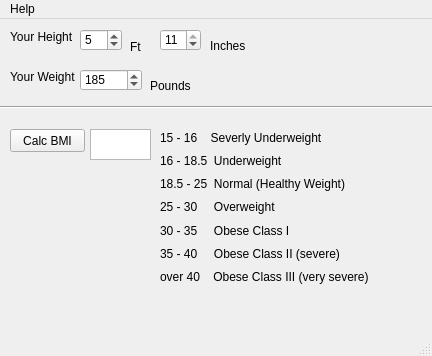
<?xml version="1.0" encoding="UTF-8"?>
<ui version="4.0">
 <author>Don Waldron</author>
 <class>MainWindow</class>
 <widget class="QMainWindow" name="MainWindow">
  <property name="enabled">
   <bool>true</bool>
  </property>
  <property name="geometry">
   <rect>
    <x>0</x>
    <y>0</y>
    <width>432</width>
    <height>356</height>
   </rect>
  </property>
  <property name="mouseTracking">
   <bool>false</bool>
  </property>
  <property name="windowTitle">
   <string>BMI Calculator</string>
  </property>
  <property name="toolTip">
   <string>&lt;html&gt;&lt;head/&gt;&lt;body&gt;&lt;p&gt;How is your health?&lt;/p&gt;&lt;/body&gt;&lt;/html&gt;</string>
  </property>
  <property name="toolTipDuration">
   <number>5</number>
  </property>
  <property name="toolButtonStyle">
   <enum>Qt::ToolButtonIconOnly</enum>
  </property>
  <property name="animated">
   <bool>true</bool>
  </property>
  <property name="documentMode">
   <bool>false</bool>
  </property>
  <widget class="QWidget" name="centralwidget">
   <widget class="QPushButton" name="pushButton_CalculateBmi">
    <property name="geometry">
     <rect>
      <x>10</x>
      <y>110</y>
      <width>75</width>
      <height>23</height>
     </rect>
    </property>
    <property name="text">
     <string>Calc BMI</string>
    </property>
   </widget>
   <widget class="QLabel" name="label">
    <property name="geometry">
     <rect>
      <x>10</x>
      <y>50</y>
      <width>71</width>
      <height>16</height>
     </rect>
    </property>
    <property name="text">
     <string>Your Weight</string>
    </property>
   </widget>
   <widget class="QLabel" name="label_2">
    <property name="geometry">
     <rect>
      <x>10</x>
      <y>10</y>
      <width>151</width>
      <height>16</height>
     </rect>
    </property>
    <property name="text">
     <string>Your Height</string>
    </property>
   </widget>
   <widget class="QDoubleSpinBox" name="doubleSpinBox_Height_Inches">
    <property name="geometry">
     <rect>
      <x>160</x>
      <y>10</y>
      <width>41</width>
      <height>22</height>
     </rect>
    </property>
    <property name="decimals">
     <number>0</number>
    </property>
    <property name="maximum">
     <double>11.000000000000000</double>
    </property>
    <property name="value">
     <double>11.000000000000000</double>
    </property>
   </widget>
   <widget class="QSpinBox" name="spinBox_Height_Feet">
    <property name="geometry">
     <rect>
      <x>80</x>
      <y>10</y>
      <width>42</width>
      <height>22</height>
     </rect>
    </property>
    <property name="toolTip">
     <string extracomment="Height, if feet"/>
    </property>
    <property name="minimum">
     <number>3</number>
    </property>
    <property name="maximum">
     <number>7</number>
    </property>
    <property name="singleStep">
     <number>1</number>
    </property>
    <property name="value">
     <number>5</number>
    </property>
   </widget>
   <widget class="QDoubleSpinBox" name="doubleSpinBox_Weight">
    <property name="geometry">
     <rect>
      <x>80</x>
      <y>50</y>
      <width>62</width>
      <height>22</height>
     </rect>
    </property>
    <property name="decimals">
     <number>0</number>
    </property>
    <property name="maximum">
     <double>900.000000000000000</double>
    </property>
    <property name="value">
     <double>185.000000000000000</double>
    </property>
   </widget>
   <widget class="QTextBrowser" name="textBrowser_BmiResults">
    <property name="geometry">
     <rect>
      <x>90</x>
      <y>110</y>
      <width>61</width>
      <height>31</height>
     </rect>
    </property>
   </widget>
   <widget class="QLabel" name="label_4">
    <property name="geometry">
     <rect>
      <x>210</x>
      <y>20</y>
      <width>47</width>
      <height>13</height>
     </rect>
    </property>
    <property name="text">
     <string>Inches</string>
    </property>
   </widget>
   <widget class="QWidget" name="verticalLayoutWidget">
    <property name="geometry">
     <rect>
      <x>160</x>
      <y>110</y>
      <width>227</width>
      <height>156</height>
     </rect>
    </property>
    <layout class="QVBoxLayout" name="verticalLayout">
     <item>
      <widget class="QLabel" name="label_bmi_1">
       <property name="text">
        <string>15 - 16    Severly Underweight</string>
       </property>
      </widget>
     </item>
     <item>
      <widget class="QLabel" name="label_bmi_2">
       <property name="text">
        <string>16 - 18.5  Underweight</string>
       </property>
      </widget>
     </item>
     <item>
      <widget class="QLabel" name="label_bmi_3">
       <property name="text">
        <string>18.5 - 25  Normal (Healthy Weight)</string>
       </property>
      </widget>
     </item>
     <item>
      <widget class="QLabel" name="label_bmi_4">
       <property name="text">
        <string>25 - 30     Overweight</string>
       </property>
      </widget>
     </item>
     <item>
      <widget class="QLabel" name="label_bmi_5">
       <property name="text">
        <string>30 - 35     Obese Class I</string>
       </property>
      </widget>
     </item>
     <item>
      <widget class="QLabel" name="label_bmi_6">
       <property name="text">
        <string>35 - 40     Obese Class II (severe)</string>
       </property>
      </widget>
     </item>
     <item>
      <widget class="QLabel" name="label_bmi_7">
       <property name="text">
        <string>over 40    Obese Class III (very severe)</string>
       </property>
      </widget>
     </item>
    </layout>
   </widget>
   <widget class="QLabel" name="label_11">
    <property name="geometry">
     <rect>
      <x>130</x>
      <y>20</y>
      <width>41</width>
      <height>16</height>
     </rect>
    </property>
    <property name="text">
     <string>Ft</string>
    </property>
   </widget>
   <widget class="Line" name="line">
    <property name="geometry">
     <rect>
      <x>0</x>
      <y>80</y>
      <width>451</width>
      <height>16</height>
     </rect>
    </property>
    <property name="orientation">
     <enum>Qt::Horizontal</enum>
    </property>
   </widget>
   <widget class="QLabel" name="label_5">
    <property name="geometry">
     <rect>
      <x>150</x>
      <y>60</y>
      <width>47</width>
      <height>13</height>
     </rect>
    </property>
    <property name="text">
     <string>Pounds</string>
    </property>
   </widget>
  </widget>
  <widget class="QStatusBar" name="statusBar"/>
  <widget class="QMenuBar" name="menuBar">
   <property name="geometry">
    <rect>
     <x>0</x>
     <y>0</y>
     <width>432</width>
     <height>26</height>
    </rect>
   </property>
   <widget class="QMenu" name="menuHelp">
    <property name="title">
     <string>Help</string>
    </property>
    <addaction name="actionAbout"/>
   </widget>
   <addaction name="menuHelp"/>
  </widget>
  <action name="actionMenuHelpAbout">
   <property name="text">
    <string>About</string>
   </property>
  </action>
  <action name="actionMenuFileExit">
   <property name="text">
    <string>New...</string>
   </property>
  </action>
  <action name="actionOpen">
   <property name="text">
    <string>Open</string>
   </property>
  </action>
  <action name="actionSave">
   <property name="text">
    <string>Save...</string>
   </property>
  </action>
  <action name="actionAbout">
   <property name="text">
    <string extracomment="Version 1.21">About</string>
   </property>
  </action>
 </widget>
 <tabstops>
  <tabstop>spinBox_Height_Feet</tabstop>
  <tabstop>doubleSpinBox_Height_Inches</tabstop>
  <tabstop>doubleSpinBox_Weight</tabstop>
  <tabstop>textBrowser_BmiResults</tabstop>
  <tabstop>pushButton_CalculateBmi</tabstop>
 </tabstops>
 <resources/>
 <connections/>
 <designerdata>
  <property name="gridDeltaX">
   <number>10</number>
  </property>
  <property name="gridDeltaY">
   <number>10</number>
  </property>
  <property name="gridSnapX">
   <bool>true</bool>
  </property>
  <property name="gridSnapY">
   <bool>true</bool>
  </property>
  <property name="gridVisible">
   <bool>true</bool>
  </property>
 </designerdata>
</ui>
